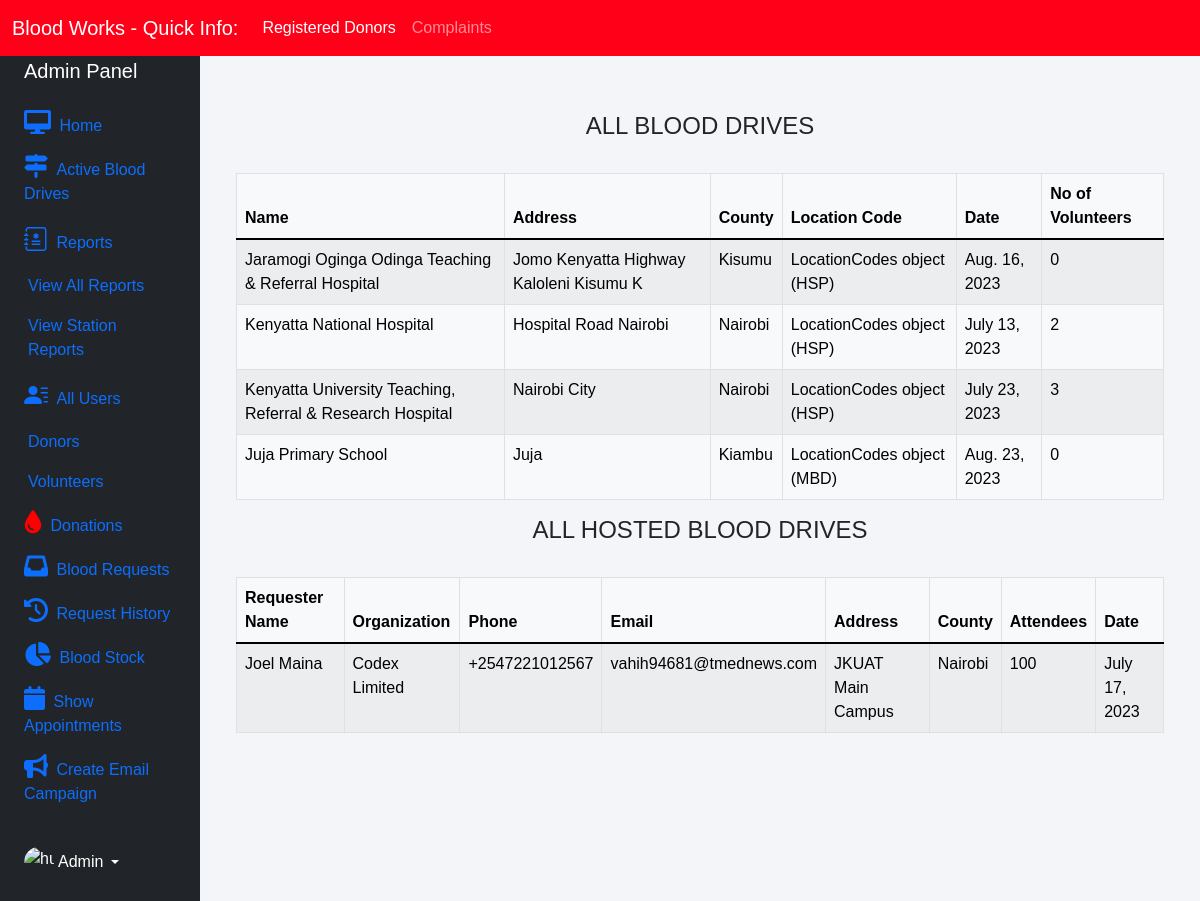
The page /admin-blood-drives (signed in) on the database its author committed.
### blood/models.py (models this page shows, shortened)
class BloodDrives(models.Model):
    drive_id = models.CharField(primary_key=True, default=uuid.uuid4(), max_length=60)
    name = models.CharField(max_length=100)
    address = models.CharField(max_length=40)
    county = models.CharField(max_length=15, choices=counties)
    location_code = models.ForeignKey(LocationCodes, on_delete=models.CASCADE)
    date = models.DateField()

class LocationCodes(models.Model):
    code = models.CharField(max_length=10, primary_key=True)
    description = models.CharField(max_length=100)

### appointments/models.py (models this page shows, shortened)
class HostedBloodDrives(models.Model):
    name = models.CharField(max_length=100)
    organization = models.CharField(max_length=100)
    attendees = models.PositiveIntegerField()
    phone = models.CharField(validators=[phoneNumberRegex], unique=True, max_length=16)
    email = models.EmailField()
    address = models.CharField(max_length=40)
    county = models.CharField(max_length=15, choices=counties)
    date = models.DateField()
    plan_doc = models.FileField(upload_to='hosted_blood_drives/', null=True, blank=True)

### blood/views.py (the view)
# urls.py: path('admin-blood-drives', views.admin_blood_drives_view, name='admin-blood-drives'),
@login_required(login_url='adminlogin')
def admin_blood_drives_view(request):
    blood_drives = models.BloodDrives.objects.annotate(no_of_volunteers=Count('volunteerregistration'))
    hosted_drives = amodels.HostedBloodDrives.objects.all()
    return render(request, 'blood/admin_blood_drives.html',
                  {'blood_drives': blood_drives, 'hosted_drives': hosted_drives})

### templates/blood/admin_blood_drives.html
{% extends 'blood/adminbase.html' %}
{% block content %}
{% load widget_tweaks %}
{%load static%}
<br><br>
<div class="container">
    <H4 class="text-center">ALL BLOOD DRIVES</H4><br>
    <table class="table table-light table-hover table-bordered table-striped">
        <thead class="bg-info">
            <tr>
                <th scope="col">Name</th>
                <th scope="col">Address</th>
                <th scope="col">County</th>
                <th scope="col">Location Code</th>
                <th scope="col">Date</th>
                <th scope="col">No of Volunteers</th>
            </tr>
        </thead>
        <tbody>
            {% for t in blood_drives %}
            <tr>
                <td> {{t.name}}</td>
                <td>{{t.address}}</td>
                <td>{{t.county}}</td>
                <td>{{t.location_code}}</td>
                <td>{{t.date}}</td>
                <td>{{t.no_of_volunteers}}</td>
            </tr>
            {% endfor %}
        </tbody>
    </table>
</div>
<div class="container">
    <h4 class="text-center">ALL HOSTED BLOOD DRIVES</h4><br>
    <table class="table table-light table-hover table-bordered table-striped">
        <thead class="bg-info">
            <tr>
                <th scope="col">Requester Name</th>
                <th scope="col">Organization</th>
                <th scope="col">Phone</th>
                <th scope="col">Email</th>
                <th scope="col">Address</th>
                <th scope="col">County</th>
                <th scope="col">Attendees</th>
                <th scope="col">Date</th>
            </tr>
        </thead>
        <tbody>
            {% for t in hosted_drives %}
            <tr>
                <td> {{t.name}}</td>
                <td>{{t.organization}}</td>
                <td>{{t.phone}}</td>
                <td>{{t.email}}</td>
                <td>{{t.address}}</td>
                <td>{{t.county}}</td>
                <td>{{t.attendees}}</td>
                <td>{{t.date}}</td>
            </tr>
            {% endfor %}
        </tbody>
    </table>
</div>
{% endblock content %}

### templates/blood/adminbase.html (style rules this page uses)
* { margin: 0; padding: 0; box-sizing: border-box; list-style: none; text-decoration: none; font-family: 'Josefin Sans', sans-serif; }
body { background-color: #f3f5f9; }

### rows shown on the page
BloodDrives: name "Jaramogi Oginga Odinga Teaching & Referral Hospital", address "Jomo Kenyatta Highway Kaloleni Kisumu K", county "Kisumu", location_code "LocationCodes object (HSP)", date "Aug. 16, 2023", no_of_volunteers "0"
BloodDrives: name "Kenyatta National Hospital", address "Hospital Road Nairobi", county "Nairobi", location_code "LocationCodes object (HSP)", date "July 13, 2023", no_of_volunteers "2"
BloodDrives: name "Kenyatta University Teaching, Referral & Research Hospital", address "Nairobi City", county "Nairobi", location_code "LocationCodes object (HSP)", date "July 23, 2023", no_of_volunteers "3"
BloodDrives: name "Juja Primary School", address "Juja", county "Kiambu", location_code "LocationCodes object (MBD)", date "Aug. 23, 2023", no_of_volunteers "0"
HostedBloodDrives: name "Joel Maina", organization "Codex Limited", phone "+2547221012567", email "vahih94681@tmednews.com", address "JKUAT Main Campus", county "Nairobi", attendees "100", date "July 17, 2023"
